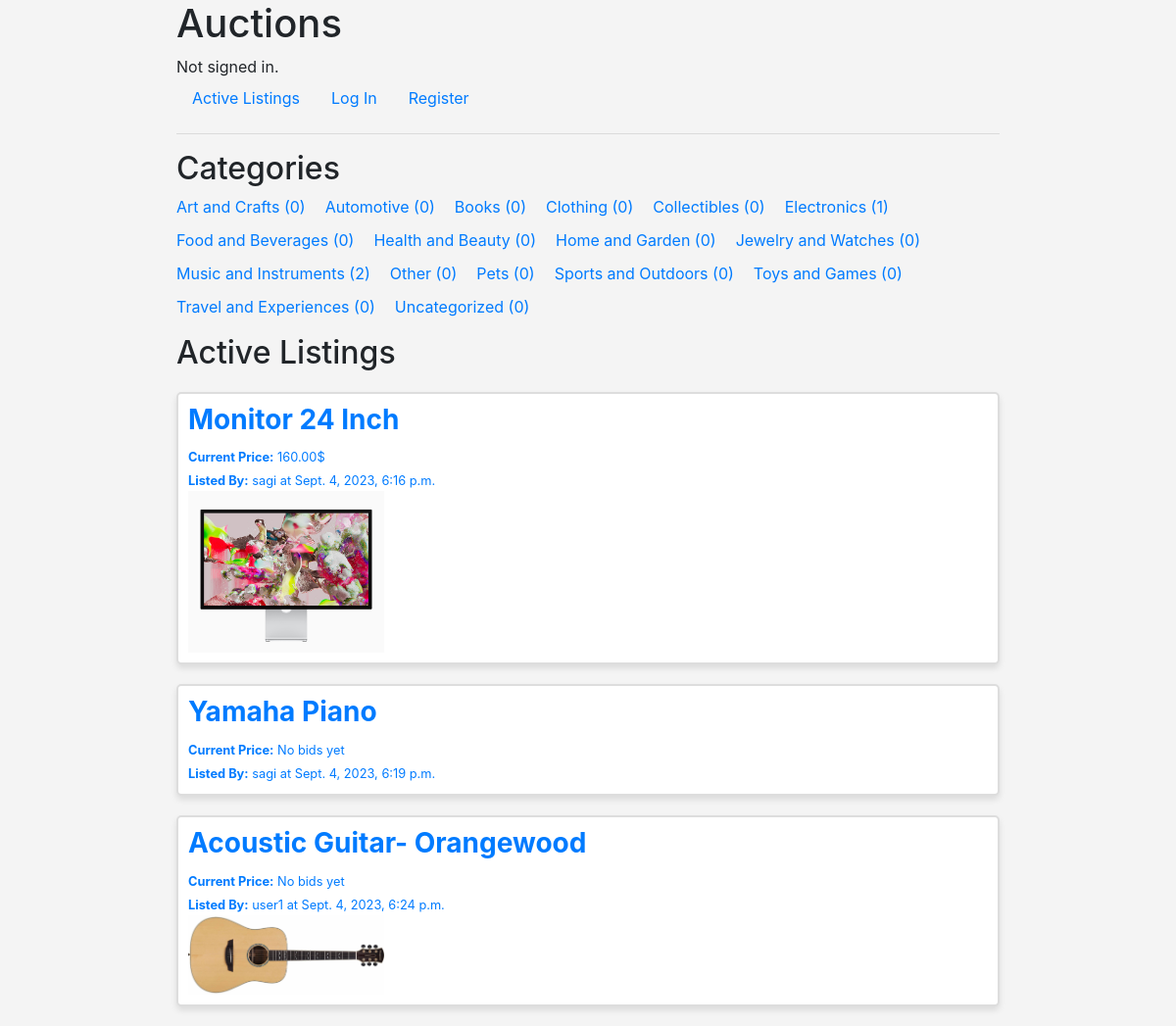
The page / on the database its author committed.
### auctions/models.py (models this page shows)
class AuctionList(models.Model):
    seller = models.ForeignKey('User', on_delete=models.CASCADE, related_name = "lists")
    productName = models.CharField(max_length=64)
    initialPrice = models.DecimalField(max_digits=30, decimal_places=2)
    info = models.TextField(max_length=1000)
    creationTime = models.DateTimeField(auto_now_add=True)
    image = models.ImageField(upload_to= user_directory_path, blank=True, null=True)
    watchlist = models.ManyToManyField(User, blank=True, related_name = "watchlist")
    CATEGORY_CHOICES = [
        ('Uncategorized', 'Select a category'),
        ('Electronics', 'Electronics'),
        ('Clothing', 'Clothing'),
        ('Home and Garden', 'Home and Garden'),
        ('Toys and Games', 'Toys and Games'),
        ('Books', 'Books'),
        ('Sports and Outdoors', 'Sports and Outdoors'),
        ('Automotive', 'Automotive'),
        ('Jewelry and Watches', 'Jewelry and Watches'),
        ('Collectibles', 'Collectibles'),
        ('Health and Beauty', 'Health and Beauty'),
        ('Music and Instruments', 'Music and Instruments'),
        ('Art and Crafts', 'Art and Crafts'),
        ('Food and Beverages', 'Food and Beverages'),
        ('Pets', 'Pets'),
        ('Travel and Experiences', 'Travel and Experiences'),
        ('Other', 'Other'),
    ]
    category = models.CharField(
        max_length=50,
        choices=CATEGORY_CHOICES,
        default='Uncategorized',
    )
    AUCTION_STATUS_CHOICES = (
        ('active', 'Active'),
        ('closed', 'Closed')
    )
    status = models.CharField(
        max_length=10,
        choices=AUCTION_STATUS_CHOICES,
        default='active'  # Set the default status to 'active' when an auction is created.
    )

class User(AbstractUser):
    pass

### auctions/views.py (the view)
# urls.py: path("", views.index, name="index"),
def index(request):
    return render(request, "auctions/index.html", {
        'auctionLists': AuctionList.objects.annotate(highestBid=Max('bids__bidPrice')).order_by('creationTime'),
        'categories_with_counts': getCategoriesWithCount(),
    })

### auctions/context_processors.py (called while the page is built)
def notification_count(request):
    if request.user.is_authenticated:
        return {'notification_count': Notification.objects.filter(user=request.user, is_read=False).count()}
    return {}

### auctions/util.py (called while the page is built)
def getCategoriesWithCount():
    categories_with_counts = AuctionList.objects.values('category').annotate(category_count=Count('category'))
    all_categories = AuctionList.CATEGORY_CHOICES
    all_categories_with_counts = [{'category': category[0], 'category_count': 0} for category in all_categories]
    merged_categories = {category['category']: category for category in all_categories_with_counts}
    for category in categories_with_counts:
        merged_categories[category['category']] = category
    sorted_categories = sorted(merged_categories.values(), key=lambda x: x['category'])
    return sorted_categories

### auctions/templates/auctions/index.html (shortened to what this page needs)
{% extends "auctions/layout.html" %}
{% block body %}
    <h2>Categories</h2>
    <ul class="horizontalCategories">
        {% for category in categories_with_counts %}
        <li><a href="{% url 'categoryPage' category.category %}">{{ category.category }} ({{ category.category_count }}) </a></li>
        {% endfor %}
    </ul>
    <h2>Active Listings</h2>
    {% for product in auctionLists %}
    <a href="{% url 'productPage' product.id%}" class="auctionProductLink">
        <div class="auctionProduct">
            <div class="productText">
                <h3><b> {{product.productName}}  </b></h3>
                {% if product.highestBid %}
                    {% if product.status == 'active' %}
                        <small><b>Current Price:</b> {{ product.highestBid|floatformat:2  }}$</small> <br>
                    {% else %}
                        <small><b>Winning Bid:</b> {{ product.highestBid|floatformat:2  }}$</small> <br>
                    {% endif %}
                {% else %}
                    {% if product.status == 'active' %}
                        <small><b>Current Price:</b> No bids yet</small><br>
                    {% else %}
                        <small><b>Winning Bid:</b> No bids were placed </small><br>
                    {% endif %}
                {% endif %}
                <small><b>Listed By:</b> {{product.seller}} at {{ product.creationTime }}</small>
            </div>
            <div class="productImg">
                {% if product.image %}
                    <img src="{{ product.image.url }}" alt="{{ product.productName }}" style="max-width: 200px;">
                {% endif %}
            </div>
        </div>
    </a>
    {%empty%}
        <p>No active listings.</p>
    {% endfor %}
{% endblock %}

### auctions/static/auctions/styles.css (style rules this page uses)
body { margin-left:auto; margin-right:auto; width:70%; background-color: #f4f4f4; }
.auctionProduct { background-color: #fff; border: 2px solid #ddd; margin: 20px 0px; padding: 10px; box-shadow: 0 4px 6px rgba(0, 0, 0, 0.1); background-color: #fff; border-radius: 5px; }
a.auctionProductLink { text-decoration: none; }
.horizontalCategories { list-style: none; padding: 0; display: flex; flex-wrap: wrap; gap:10px; }
.horizontalCategories li { margin-right: 10px; }
.horizontalCategories li a { text-decoration: none; }

### rows shown on the page
AuctionList: category "Music and Instruments", category_count "2", productName "Yamaha Piano", shows "Current Price:", status "No bids yet", seller "sagi", creationTime "Sept. 4, 2023, 6:19 p.m."
AuctionList: productName "Monitor 24 Inch", highestBid "160.00", seller "sagi", creationTime "Sept. 4, 2023, 6:16 p.m.", image (picture)
AuctionList: productName "Acoustic Guitar- Orangewood", shows "Current Price:", status "No bids yet", seller "user1", creationTime "Sept. 4, 2023, 6:24 p.m.", image (picture)

### other values the page prints
{{ category.category }} "Art and Crafts" "Automotive" "Books" "Clothing" "Collectibles" "Electronics" "Food and Beverages" "Health and Beauty" "Home and Garden" "Jewelry and Watches" "Other" "Pets" "Sports and Outdoors" "Toys and Games" "Travel and Experiences" "Uncategorized"
{{ category.category_count }} "0" "0" "0" "0" "0" "1" "0" "0" "0" "0" "0" "0" "0" "0" "0" "0"
